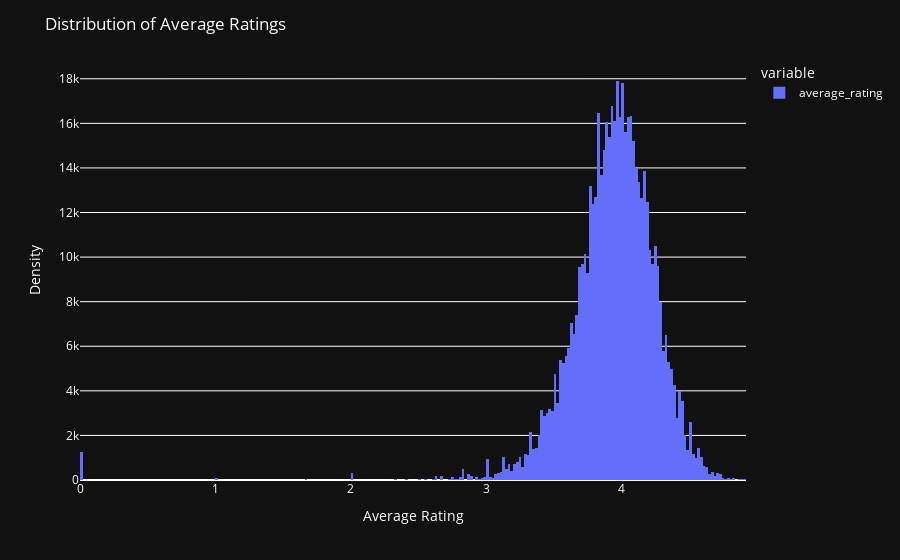

Write notebook code for a chart like this one.
### Code cell
rating = books_data['average_rating'].astype(float)

fig = px.histogram(rating, histnorm='density')

fig.update_layout(
    plot_bgcolor='rgb(17, 17, 17)',  # Dark background color
    paper_bgcolor='rgb(17, 17, 17)',  # Dark background color
    font=dict(color='white'),  # White font color
    title="Distribution of Average Ratings",
    xaxis_title="Average Rating",
    yaxis_title="Density"
)

fig.show()

### Figure 1 — Plotly figure (JSON) as saved in the notebook; plotly's stock layout.template omitted (floating-point values rounded to 4 significant figures; data arrays with more than 128 entries replaced by an {"elided": "..."} marker saying what was removed)
{"data": [{"alignmentgroup": "True", "bingroup": "x", "histnorm": "density", "hovertemplate": "variable=average_rating<br>value=%{x}<br>density=%{y}<extra></extra>", "legendgroup": "average_rating", "marker": {"color": "#636efa", "pattern": {"shape": ""}}, "name": "average_rating", "offsetgroup": "average_rating", "orientation": "v", "showlegend": true, "type": "histogram", "x": {"elided": "11123 float values"}, "xaxis": "x", "yaxis": "y"}], "layout": {"barmode": "relative", "font": {"color": "white"}, "legend": {"title": {"text": "variable"}, "tracegroupgap": 0}, "margin": {"t": 60}, "paper_bgcolor": "rgb(17, 17, 17)", "plot_bgcolor": "rgb(17, 17, 17)", "title": {"text": "Distribution of Average Ratings"}, "xaxis": {"anchor": "y", "domain": [0, 1], "title": {"text": "Average Rating"}}, "yaxis": {"anchor": "x", "domain": [0, 1], "title": {"text": "Density"}}}}
